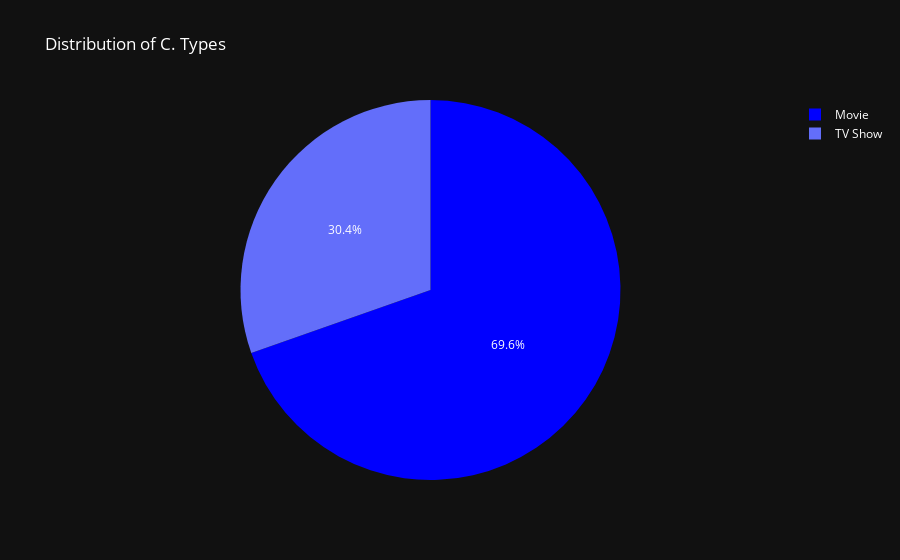

The notebook cell this image was saved under:
### Code cell
movie_type_counts = df['type'].value_counts()

fig = go.Figure(data=go.Pie(labels=movie_type_counts.index, values=movie_type_counts.values))

fig.update_layout(
    plot_bgcolor='rgb(17, 17, 17)',  
    paper_bgcolor='rgb(17, 17, 17)', 
    font_color='white',  
    title='Distribution of C. Types',
)
fig.update_traces(marker=dict(colors=['BLue']))
fig.show()

### Figure 1 — Plotly figure (JSON) as saved in the notebook; plotly's stock layout.template omitted (floating-point values rounded to 4 significant figures)
{"data": [{"labels": ["Movie", "TV Show"], "marker": {"colors": ["BLue"]}, "type": "pie", "values": [6131, 2676]}], "layout": {"font": {"color": "white"}, "paper_bgcolor": "rgb(17, 17, 17)", "plot_bgcolor": "rgb(17, 17, 17)", "title": {"text": "Distribution of C. Types"}}}
